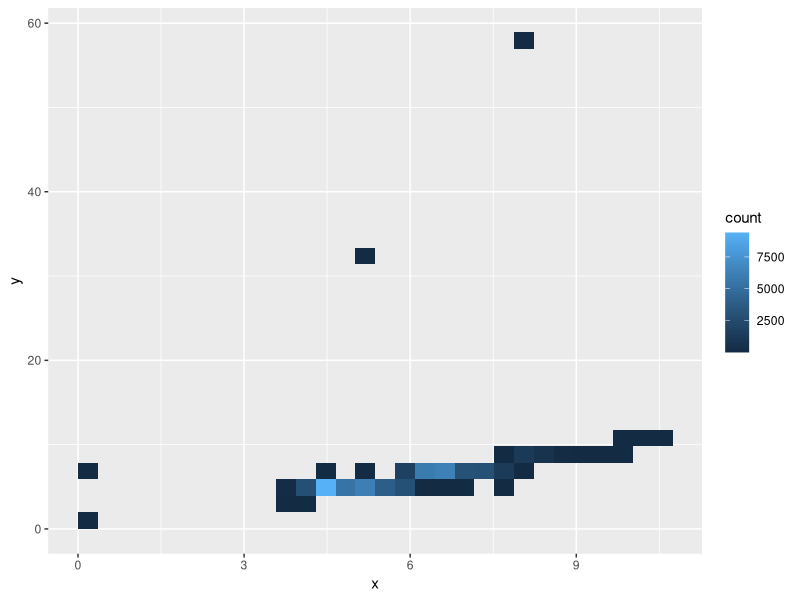
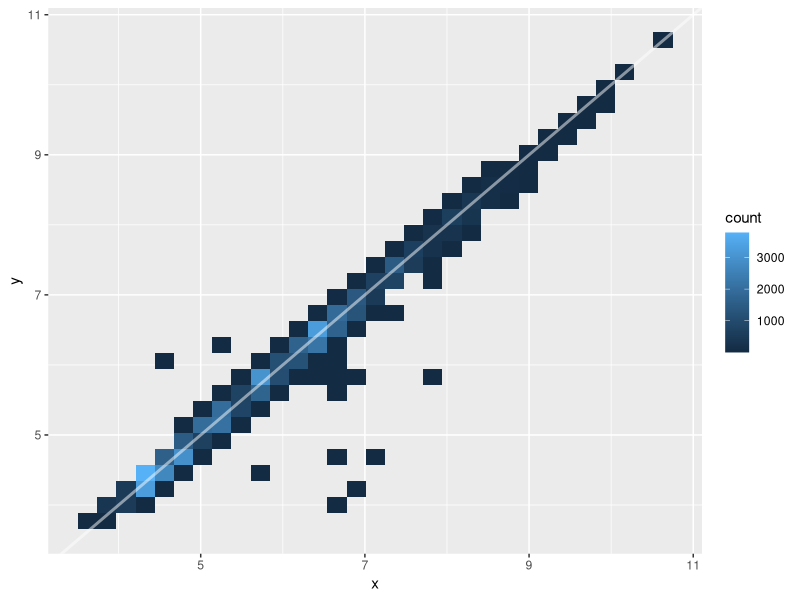

Write the R code that produced these figures, in order.
library(tidyverse)

###############################################################################################################################################################################################
# Chapter 10: Data Transformation
###############################################################################################################################################################################################
# 10.1 Introduction
###############################################################################################################################################################################################
# The package dplyr provides verbs (functions) to help solve the most common data manipulation problems
# The most important dplyr vers are filter(), mutate(), group_by() and summarise()
# All of the verbs work the same way, they take a data frame as the first argument and return a modified ddata frame

###############################################################################################################################################################################################
# 10.2 Filter OBservations
###############################################################################################################################################################################################
# A useful data analysis strategy is working with just one observation unit before attempting to work with the whole dataset 
# Filtering is useful for extracting outliers. Generally outliers shouldn't just be thrown away but its useful to partition data into the common and unusual

ggplot(diamonds, aes(x,y)) + geom_bin2d()

# THe plot above has around 50,000 points in the dataset and have most of them lying in the diagonal, with only a handful of outlier, that can be removed with filter()

filter(diamonds, x == 0 | y == 0)

# filter() is very similar to subset with the key difference being that subset() can select both observations and variables, while filter() works exclusively with observations and select() with variables
# THe manin advantage for filter() is it behaves identically to other dplyr verbs and is a bit faster than subset()
# In real analysis, one would look at outliers in more detail to see if there is a data quality problem, however in this case, they will be filtered out from the dataset

diamonds_ok <- filter(diamonds, x > 0, y > 0, y < 20)
ggplot(diamonds_ok, aes(x,y)) + geom_bin2d() + geom_abline(slope = 1, color = "white", size = 1, alpha = 0.5) # plot shows a strong relationship between x and y
 
###############################################################################################################################################################################################
# 10.2.1 Useful Tools
###############################################################################################################################################################################################
# The first argument to filter() is a data frame, the second and subsequent arguments must be logical vectors
# filter() selects every row where all the logical expressions are TRUE
# The logical vectors must always be the same length aas the data frame; if not an error occurs
# Logical vectors are created with comparsion operators:
# x == y: x and y are equal.
# x != y: x and y are not equal.
# x %in% c("a", "b", "c"): x is one of the values in the right hand side.
# x > y, x >= y, x < y, x <= y: greater than, greater than or equal to, less than, less than or equal to.
# and then combined with logical operators:
# !x (pronounced “not x”), flips TRUE and FALSE so it keeps all the values where x is FALSE.
# x & y: TRUE if both x and y are TRUE.
# x | y: TRUE if either x or y (or both) are TRUE.
# xor(x, y): TRUE if either x or y are TRUE, but not both (exclusive or).

# Most real queries invovle some combination of both 
# Price less than $500: price < 500
# Size between 1 and 2 carats: carat >= 1 & carat < 2
# Cut is ideal or premium: cut == "Premium" | cut == "Ideal", or cut %in% c("Premium", "Ideal") (note that R is case sensitive)
# Worst colour, cut and clarity: cut == "Fair" & color == "J" & clarity =="SI2"

# Functions can also be used in filtering expressions:
# Size is between 1 and 2 carats: floor(carat) == 1
# An average dimension greater than 3: (x + y + z) / 3 > 3
# Using function is useful for simple expressions, but for more complicated functions it's better to create a new variable first to check that the computation was done correctly before subsetting

###############################################################################################################################################################################################
# 10.2.2 Missing Values
###############################################################################################################################################################################################




